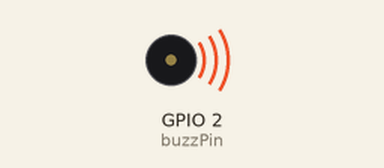
A sketch run on a simulated ESP8266 (NodeMCU). Shown: buzzer (waves = sounding). WiFi joins after 1.5 s; servers stay silent unless stated; what the sketch prints to the serial monitor is not drawn.

Above: at 2.0 s.
Timing chart, 0 to 6.1 s (numbered marks = the images above):
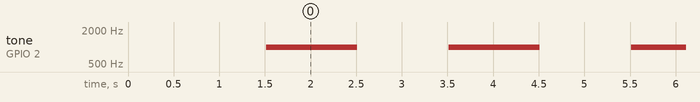

The sketch:

Buzzer_Sample.ino
```cpp
#include <ESP8266WiFi.h>

// WiFi parameters
#define WLAN_SSID       "Redmi 5A"
#define WLAN_PASS       "k.pallavi"

int frequency=1000; //Specified in Hz
int buzzPin=2;//D4 GPIO2
int timeOn=1000; //specified in milliseconds
int timeOff=1000; //specified in millisecods


void setup() {
  // put your setup code here, to run once:

    Serial.begin(115200);
    Serial.println(F("Adafruit IO Example"));
    // Connect to WiFi access point.
    Serial.println(); Serial.println();
    delay(10);
    Serial.print(F("Connecting to "));
    Serial.println(WLAN_SSID);
    WiFi.begin(WLAN_SSID, WLAN_PASS);
    while (WiFi.status() != WL_CONNECTED)
    {
        delay(500);
        Serial.print(F("."));
    }
    Serial.println();
    Serial.println(F("WiFi connected"));
    Serial.println(F("IP address: "));
    Serial.println(WiFi.localIP());


}

void loop(){

   tone(buzzPin, frequency);
   delay(timeOn);
   noTone(buzzPin);
   delay(timeOff);
}
```

Measured:
- by itself, tone on GPIO 2 (buzzPin): alternates 1000 Hz for 1.0 s and silent for 1.0 s
